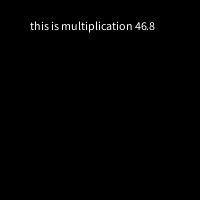
Frame 1 (no input)
Frame 60 (the mouse pressed at the canvas centre just before this capture): identical to frame 1, image omitted
Frame 120 (the mouse held since frame 60 and released just before this capture): identical to frame 1, image omitted

The Processing sketch that drew this single still picture (run headless with seeded random() and noise(); from frame 60 on, the mouse is pressed at the canvas centre):

// Processing sketch: Exercise7_5
// ── Exercise7_5.pde
float r;

void setup(){
  size(200, 200);
  
}


void draw(){
  background(0);
  multiply();
}

void multiply(){
  r = 5.2*9.0;
  println(r);
  text("this is multiplication " + r,30,30);
  
  
}
